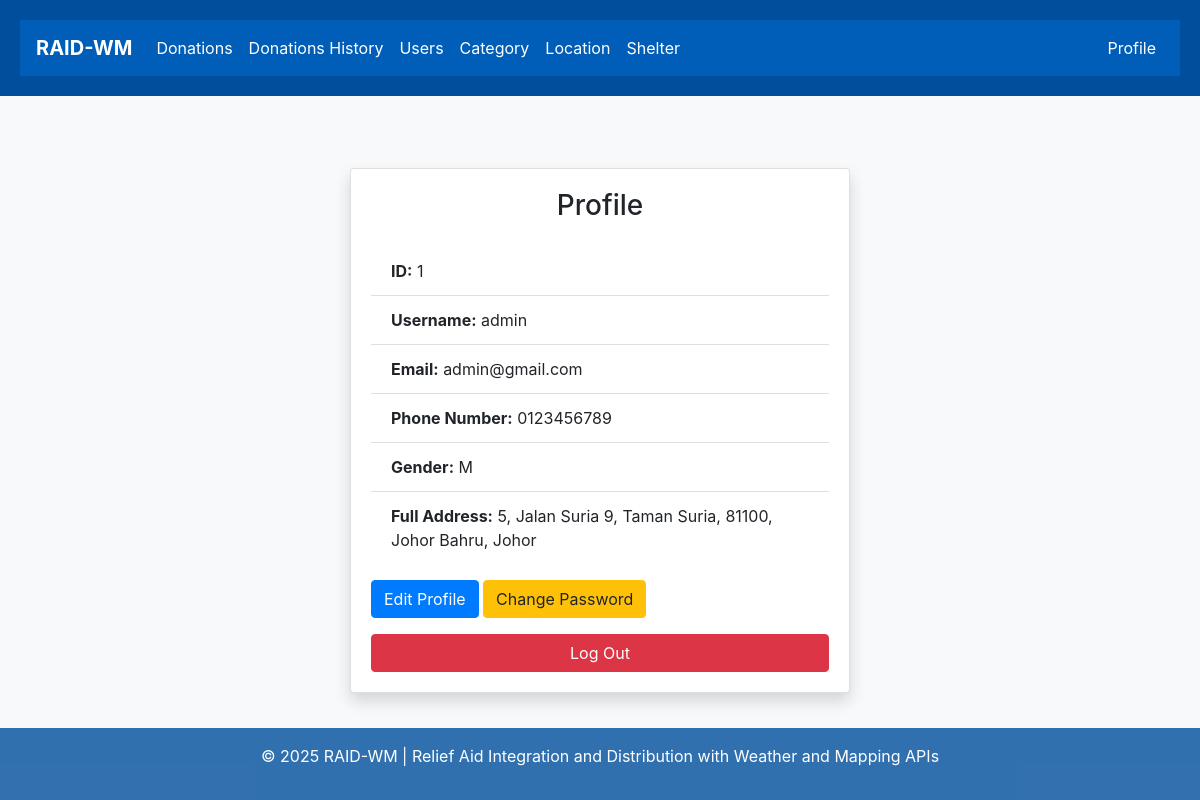
Page /profile/ (signed in) on the earlier database version.
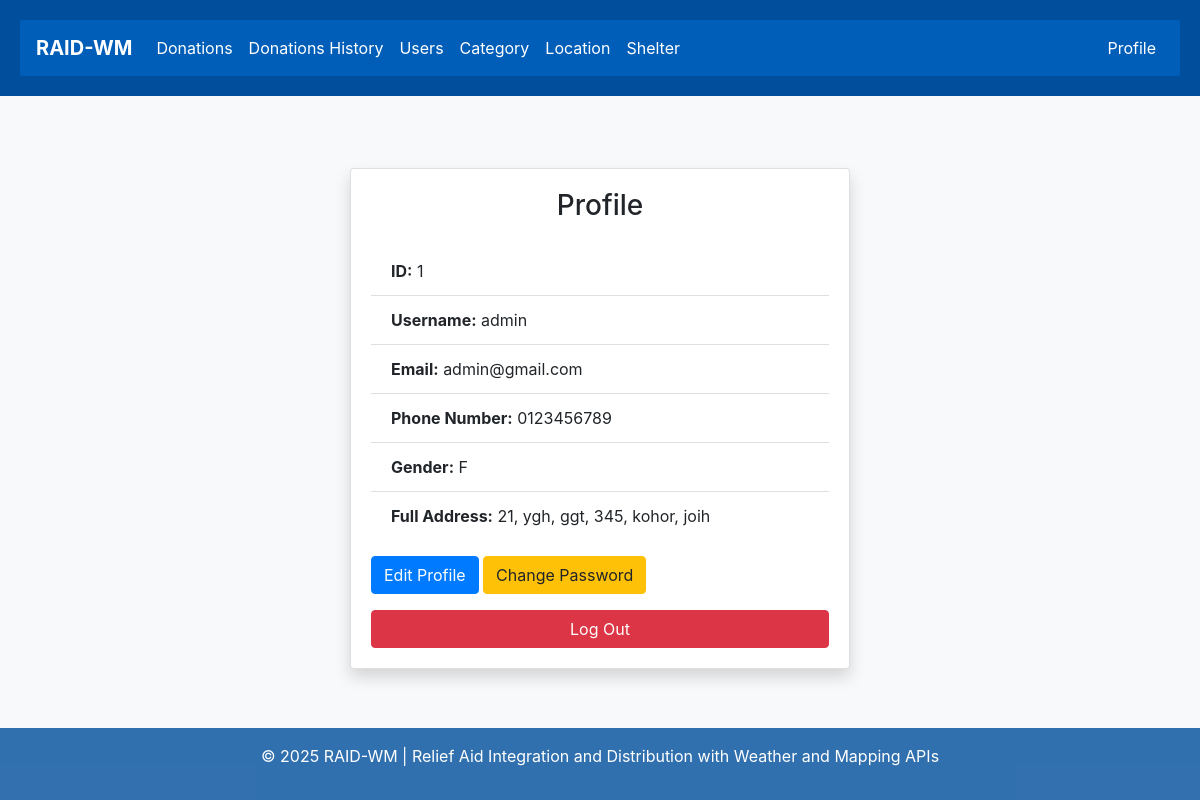
Same page on the later database version.
### members/models.py (models this page shows, shortened)
class CustomUser(AbstractUser):
    house_number = models.CharField(max_length=20, blank=True, null=True)
    street_name = models.CharField(max_length=100, blank=True, null=True)
    residential_area = models.CharField(max_length=100, blank=True, null=True)
    postcode = models.CharField(max_length=10, blank=True, null=True)
    city = models.CharField(max_length=100, blank=True, null=True)
    state = models.CharField(max_length=100, blank=True, null=True)
    def full_address(self):
        parts = [
            self.house_number,
            self.street_name,
            self.residential_area,
            self.postcode,
            self.city,
            self.state
        ]
        return ', '.join([part for part in parts if part])
    phone_number = models.CharField(max_length=20, blank=True)
    gender = models.CharField(max_length=10, choices=[('M', 'Male'), ('F', 'Female')], blank=True)
    is_employee = models.BooleanField(default=False)
    email = models.EmailField(unique=True)

### members/views.py (the view)
# urls.py: path('profile/', views.profile_view, name='profile'),
@login_required
def profile_view(request):
    return render(request, 'user/profile.html', {'user': request.user})

### members/templates/user/profile.html (shortened to what this page needs)
{% extends "master.html" %}
{% block content %}
<div class="container mt-5">
  <div class="card mx-auto shadow" style="max-width: 500px;">
    <div class="card-body">
      <h3 class="card-title text-center mb-4">Profile</h3>
      <ul class="list-group list-group-flush mb-3">
        <li class="list-group-item"><strong>ID:</strong> {{ user.id }}</li>
        <li class="list-group-item"><strong>Username:</strong> {{ user.username }}</li>
        <li class="list-group-item"><strong>Email:</strong> {{ user.email }}</li>
        <li class="list-group-item"><strong>Phone Number:</strong> {{ user.phone_number|default:"-" }}</li>
        <li class="list-group-item"><strong>Gender:</strong> {{ user.gender|default:"-" }}</li>
        <li class="list-group-item"><strong>Full Address:</strong> {{ user.full_address|default:"-" }}</li>
      </ul>
      <div class="d-grid gap-2 mb-3">
        <a href="{% url 'edit_profile' %}" class="btn btn-primary">Edit Profile</a>
        <a href="{% url 'change_password_profile' %}" class="btn btn-warning">Change Password</a>
      </div>
        <form method="post" action="{% url 'logout' %}" onsubmit="return confirm('Are you sure you want to logout?');">
        <button type="submit" class="btn btn-danger btn-block">Log Out</button>
      </form>
    </div>
  </div>
</div>
{% endblock %}

Differences in the rows shown:
changed CustomUser "admin": gender "M" → "F"; full_address "5, Jalan Suria 9, Taman Suria, 81100, Johor Bahru, Johor" → "21, ygh, ggt, 345, kohor, joih"
